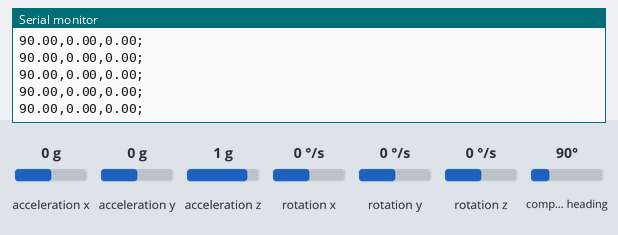
The sketch below on a simulated ESP32. Shown: the last lines printed to the serial monitor. Inputs (shaded band) come from the test bench; at power-on: acceleration x 0 g, acceleration y 0 g, acceleration z 1 g, compass heading 90°, rotation x 0 °/s, rotation y 0 °/s, rotation z 0 °/s. WiFi joins after 1.5 s; servers stay silent unless stated.

Above: at 3.7 s.
3.8 s: acceleration x set to -1.4 g
At 3.88 s:
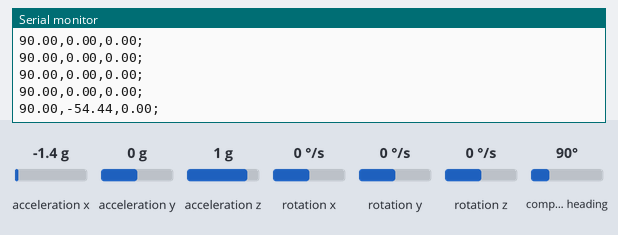
5.3 s: acceleration y set to -1.4 g
At 5.35 s:
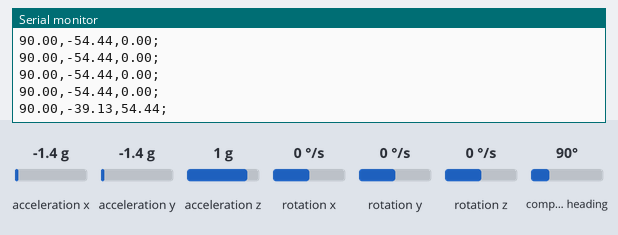
6.8 s: acceleration z set to -1.4 g
At 6.82 s:
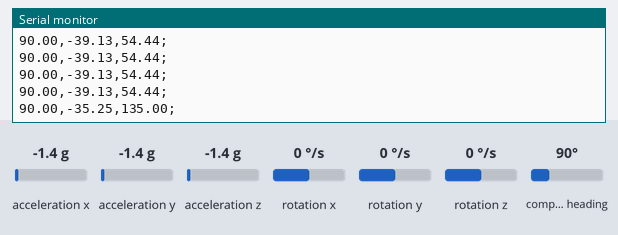
8.3 s: compass heading set to 7°
At 8.4 s:
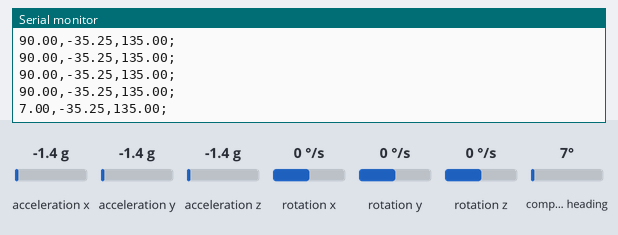
Timing chart, 0 to 10.8 s (numbered marks = the images above; inputs shaded):
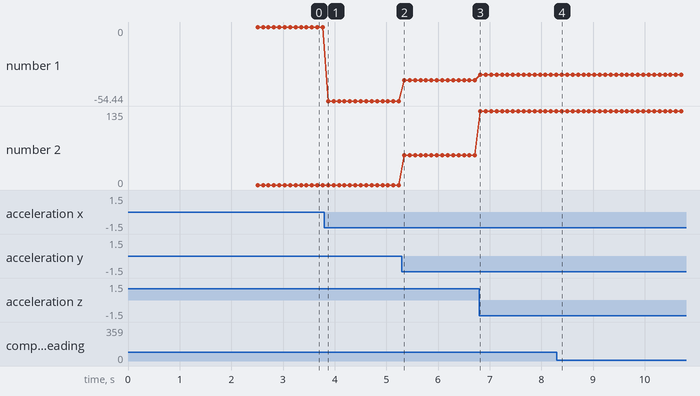

The sketch:

udp-imu.ino
```cpp
#include <WiFi.h>
#include <WiFiUdp.h>
#include <Wire.h>
#include <Adafruit_Sensor.h>
#include <Adafruit_BNO055.h>
#include <utility/imumaths.h>

// ========= WiFi / UDP Settings =========
const char* ssid = "BU Guest (unencrypted)";
const char* password = "";
const char* udpAddress = "168.122.149.186";   // <-- Replace with your receving PC’s IP
const int udpPort = 4210;

WiFiUDP udp;

// ========= IMU Settings =========
uint16_t BNO055_SAMPLERATE_DELAY_MS = 100;
Adafruit_BNO055 bno = Adafruit_BNO055(55, 0x29, &Wire);

void setup() {
  Serial.begin(115200);

  // Connect WiFi
  WiFi.begin(ssid, password);
  Serial.print("Connecting to WiFi...");
  while (WiFi.status() != WL_CONNECTED) {
    delay(500);
    Serial.print(".");
  }
  Serial.println("\nConnected!");
  Serial.print("ESP32 IP Address: ");
  Serial.println(WiFi.localIP());

  // Start IMU
  if (!bno.begin()) {
    Serial.println("Ooops, no BNO055 detected ... Check wiring or I2C ADDR!");
    while (1);
  }
  delay(1000);
}

void loop() {
  // Grab IMU data
  sensors_event_t orientationData, angVelocityData, linearAccelData;
  bno.getEvent(&orientationData, Adafruit_BNO055::VECTOR_EULER);
  bno.getEvent(&angVelocityData, Adafruit_BNO055::VECTOR_GYROSCOPE);
  bno.getEvent(&linearAccelData, Adafruit_BNO055::VECTOR_LINEARACCEL);

  // bno.getEvent(&magnetometerData, Adafruit_BNO055::VECTOR_MAGNETOMETER);
  // bno.getEvent(&accelerometerData, Adafruit_BNO055::VECTOR_ACCELEROMETER);
  // bno.getEvent(&gravityData, Adafruit_BNO055::VECTOR_GRAVITY);

  // Format as CSV string for easy parsing
  String packet = "";
  //packet += "Orient:";
  packet += String(orientationData.orientation.x, 2) + ",";
  packet += String(orientationData.orientation.y, 2) + ",";
  packet += String(orientationData.orientation.z, 2) + ";";

  // packet += "Gyro:";
  // packet += String(angVelocityData.gyro.x, 2) + ",";
  // packet += String(angVelocityData.gyro.y, 2) + ",";
  // packet += String(angVelocityData.gyro.z, 2) + ";";

  // packet += "LinearAccel:";
  // packet += String(linearAccelData.acceleration.x, 2) + ",";
  // packet += String(linearAccelData.acceleration.y, 2) + ",";
  // packet += String(linearAccelData.acceleration.z, 2);

  // Send over UDP
  udp.beginPacket(udpAddress, udpPort);
  udp.print(packet);
  udp.endPacket();

  // Also print to Serial for debugging
  Serial.println(packet);

  delay(BNO055_SAMPLERATE_DELAY_MS);
}
```

Measured:
- after the input at 3.8 s, the serial monitor: prints a new line after 0.07 s (image 1)
- after the input at 5.3 s, the serial monitor: prints a new line after 0.05 s (image 2)
- after the input at 6.8 s, the serial monitor: prints a new line at once (image 3)
- after the input at 8.3 s, the serial monitor: prints a new line after 0.10 s (image 4)
- plotted number 1: 0 → -54.44 after the input at 3.8 s, -54.44 → -39.13 after the input at 5.3 s, -39.13 → -35.25 after the input at 6.8 s
- plotted number 2: 0 → 54.44 after the input at 5.3 s, 54.44 → 135 after the input at 6.8 s
